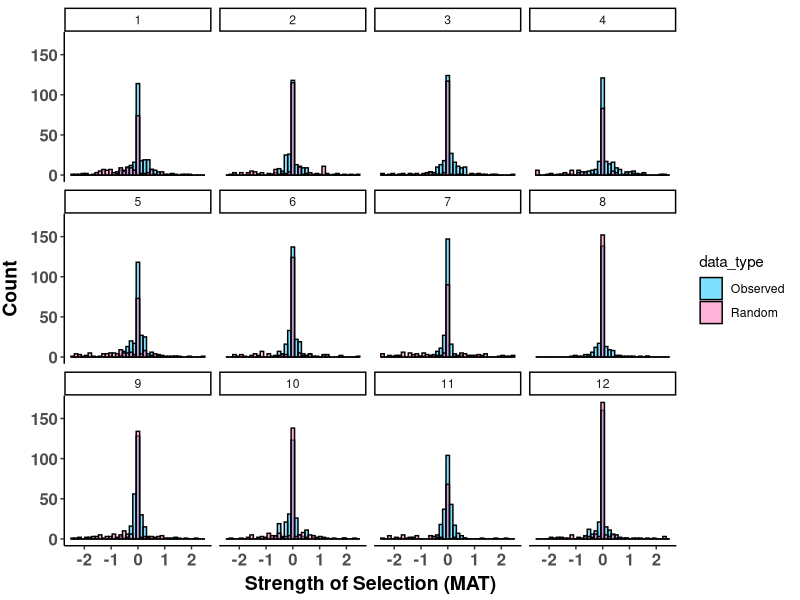
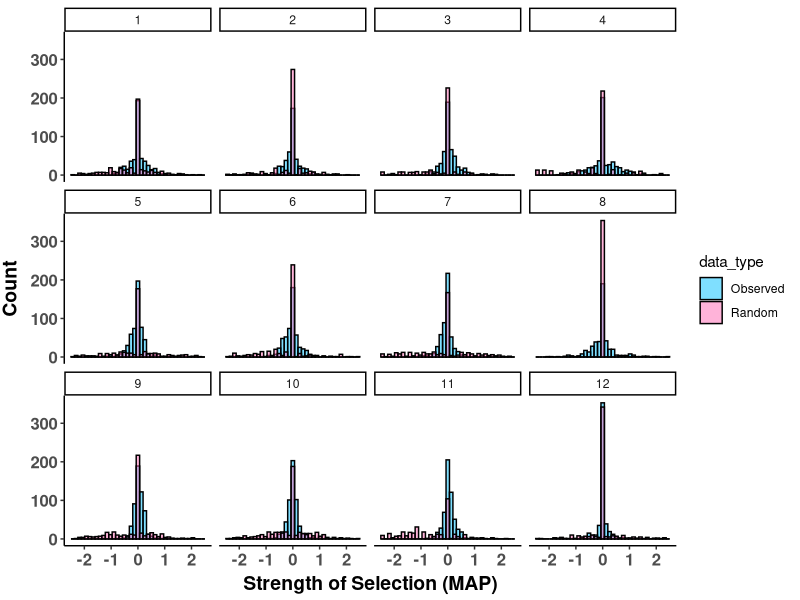
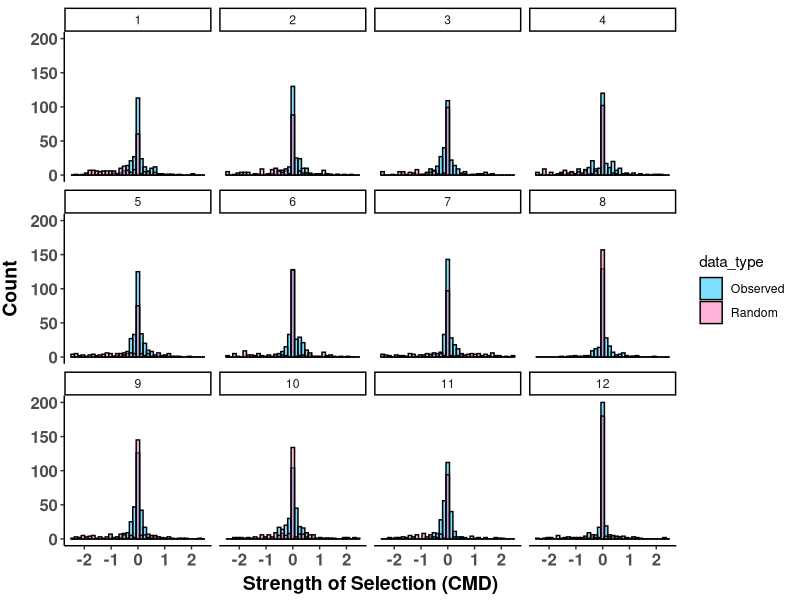
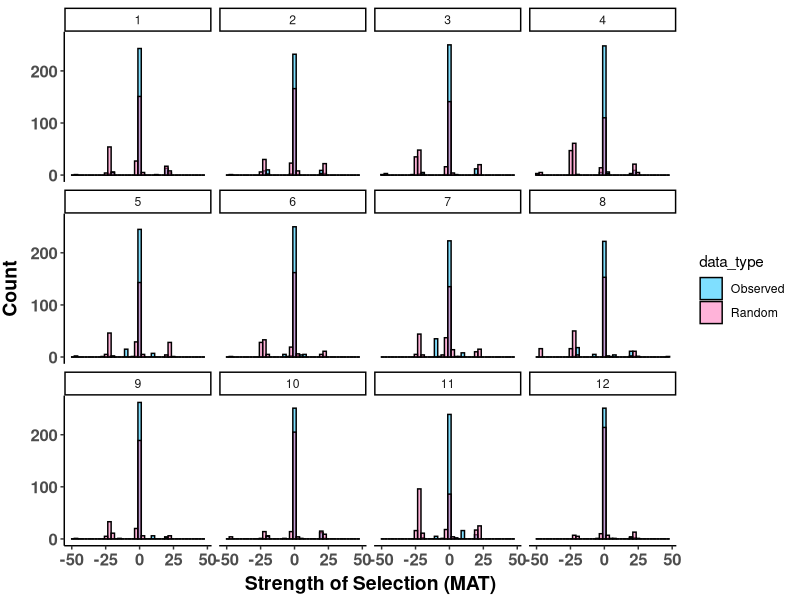
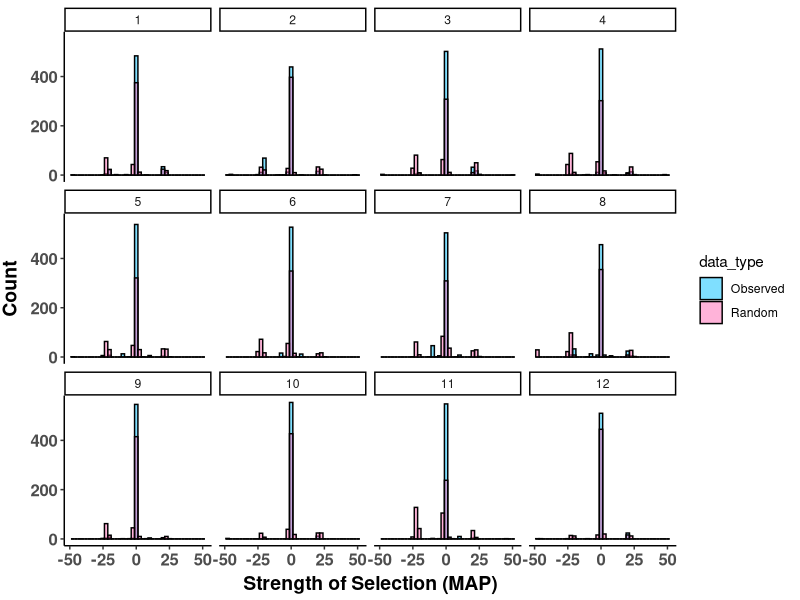
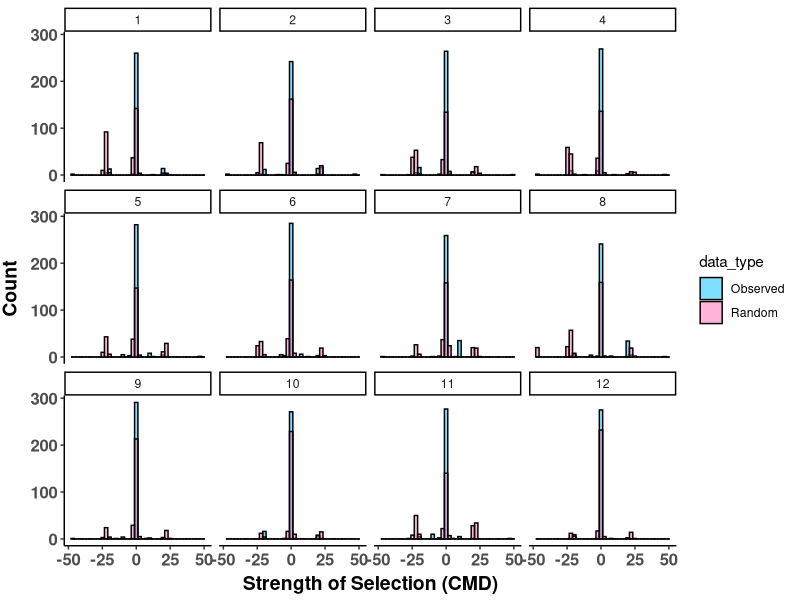
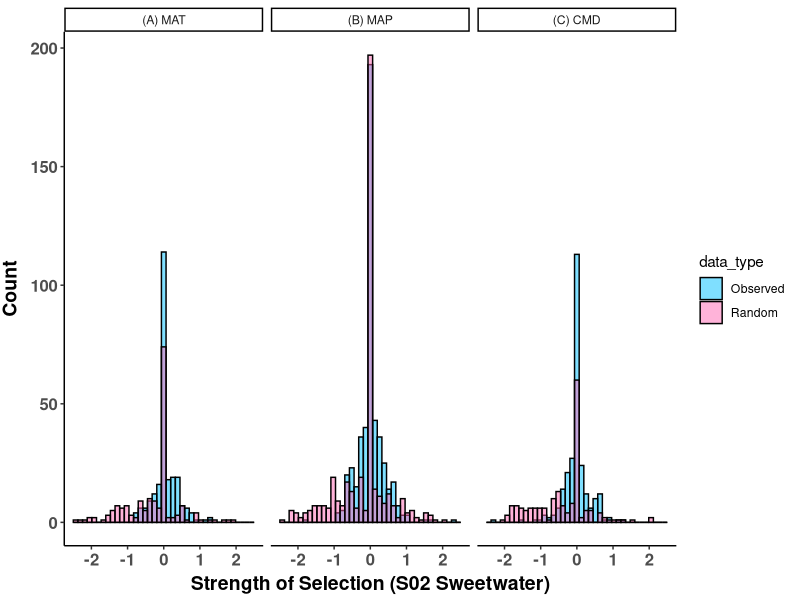
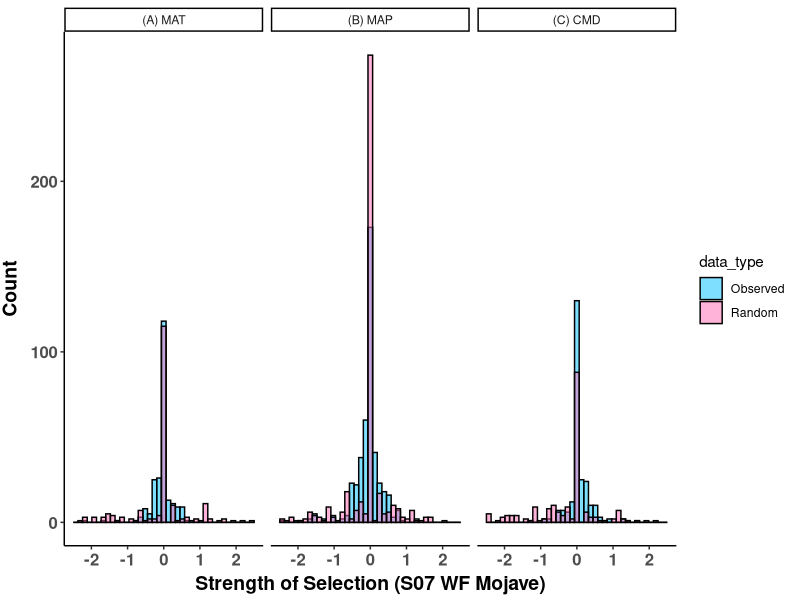

Reproduce these figures in R, in order. (Note: this script raises an error after producing the figures.)
##################################################################################
## Make SNP slopes histograms
## Author Daniel Anstett
## 
## Currently done just for ENV 1,2 and 5 (MAT, MAP and CMD)
## Last Modified Nov 16, 2021
###################################################################################


###################################################################################
#Import libraries
library(tidyverse)

snp1A_slope <- read_csv("Genomics_scripts/Data/freq_MAT_slope.csv")
snp2A_slope <- read_csv("Genomics_scripts/Data/freq_MAP_slope.csv")
snp5A_slope <- read_csv("Genomics_scripts/Data/freq_CMD_slope.csv")

snp1A_rslope <- read_csv("Genomics_scripts/Data/rand_slope_mat.csv")
snp2A_rslope <- read_csv("Genomics_scripts/Data/rand_slope_map.csv")
snp5A_rslope <- read_csv("Genomics_scripts/Data/rand_slope_cmd.csv")

###################################################################################
#Add Dummy Variable for data type
snp1A_slope <- snp1A_slope %>% mutate(data_type="Observed")
snp2A_slope <- snp2A_slope %>% mutate(data_type="Observed")
snp5A_slope <- snp5A_slope %>% mutate(data_type="Observed")

snp1A_rslope <- snp1A_rslope %>% mutate(data_type="Random")
snp2A_rslope <- snp2A_rslope %>% mutate(data_type="Random")
snp5A_rslope <- snp5A_rslope %>% mutate(data_type="Random")

#Make combined datasets
snp1A_all <- rbind(snp1A_slope,snp1A_rslope)
snp2A_all <- rbind(snp2A_slope,snp2A_rslope)
snp5A_all <- rbind(snp5A_slope,snp5A_rslope)


###################################################################################
## All population trim 2 graphs
###################################################################################

#snp1A 
snp1A_hist <- ggplot(snp1A_all,aes(x=Slope,fill=data_type))+
  geom_histogram(position="identity",bins=40,color="black",alpha=0.5)+
  scale_fill_manual(values = c("Observed"="deepskyblue","Random"="hotpink"))+
  scale_y_continuous(name="Count")+
  scale_x_continuous(name="Strength of Selection (MAT)",limits=c(-2.5,2.5))+
  theme_classic()
snp1A_hist <- snp1A_hist  + theme(
  axis.text.x = element_text(size=12, face="bold"),
  axis.text.y = element_text(size=12,face="bold"),
  axis.title.x = element_text(color="black", size=14, vjust = 0.5, face="bold"),
  axis.title.y = element_text(color="black", size=14,vjust = 2, face="bold",hjust=0.5))
snp1A_hist <- snp1A_hist + facet_wrap(.~Site)
snp1A_hist
ggsave("Graphs_overlap/trim_MAT_overlap.pdf",width=10, height = 7.5, units = "in")

#snp2A 
snp2A_hist <- ggplot(snp2A_all,aes(x=Slope,fill=data_type))+
  geom_histogram(position="identity",bins=40,color="black",alpha=0.5)+
  scale_fill_manual(values = c("Observed"="deepskyblue","Random"="hotpink"))+
  scale_y_continuous(name="Count")+
  scale_x_continuous(name="Strength of Selection (MAP)",limits=c(-2.5,2.5))+
  theme_classic()
snp2A_hist <- snp2A_hist  + theme(
  axis.text.x = element_text(size=12, face="bold"),
  axis.text.y = element_text(size=12,face="bold"),
  axis.title.x = element_text(color="black", size=14, vjust = 0.5, face="bold"),
  axis.title.y = element_text(color="black", size=14,vjust = 2, face="bold",hjust=0.5))
snp2A_hist <- snp2A_hist + facet_wrap(.~Site)
snp2A_hist
ggsave("Graphs_overlap/trim_MAP_overlap.pdf",width=10, height = 7.5, units = "in")


#snp5A 
snp5A_hist <- ggplot(snp5A_all,aes(x=Slope,fill=data_type))+
  geom_histogram(position="identity",bins=40,color="black",alpha=0.5)+
  scale_fill_manual(values = c("Observed"="deepskyblue","Random"="hotpink"))+
  scale_y_continuous(name="Count")+
  scale_x_continuous(name="Strength of Selection (CMD)",limits=c(-2.5,2.5))+
  theme_classic()
snp5A_hist <- snp5A_hist  + theme(
  axis.text.x = element_text(size=12, face="bold"),
  axis.text.y = element_text(size=12,face="bold"),
  axis.title.x = element_text(color="black", size=14, vjust = 0.5, face="bold"),
  axis.title.y = element_text(color="black", size=14,vjust = 2, face="bold",hjust=0.5))
snp5A_hist <- snp5A_hist + facet_wrap(.~Site)
snp5A_hist
ggsave("Graphs_overlap/trim_CMD_overlap.pdf",width=10, height = 7.5, units = "in")

###################################################################################
## All population full graphs
###################################################################################

#snp1A 
snp1A_hist <- ggplot(snp1A_all,aes(x=Slope,fill=data_type))+
  geom_histogram(position="identity",bins=40,color="black",alpha=0.5)+
  scale_fill_manual(values = c("Observed"="deepskyblue","Random"="hotpink"))+
  scale_y_continuous(name="Count")+
  scale_x_continuous(name="Strength of Selection (MAT)")+
  theme_classic()
snp1A_hist <- snp1A_hist  + theme(
  axis.text.x = element_text(size=12, face="bold"),
  axis.text.y = element_text(size=12,face="bold"),
  axis.title.x = element_text(color="black", size=14, vjust = 0.5, face="bold"),
  axis.title.y = element_text(color="black", size=14,vjust = 2, face="bold",hjust=0.5))
snp1A_hist <- snp1A_hist + facet_wrap(.~Site)
snp1A_hist
ggsave("Graphs_overlap/full_MAT_overlap.pdf",width=10, height = 7.5, units = "in")

#snp2A 
snp2A_hist <- ggplot(snp2A_all,aes(x=Slope,fill=data_type))+
  geom_histogram(position="identity",bins=40,color="black",alpha=0.5)+
  scale_fill_manual(values = c("Observed"="deepskyblue","Random"="hotpink"))+
  scale_y_continuous(name="Count")+
  scale_x_continuous(name="Strength of Selection (MAP)")+
  theme_classic()
snp2A_hist <- snp2A_hist  + theme(
  axis.text.x = element_text(size=12, face="bold"),
  axis.text.y = element_text(size=12,face="bold"),
  axis.title.x = element_text(color="black", size=14, vjust = 0.5, face="bold"),
  axis.title.y = element_text(color="black", size=14,vjust = 2, face="bold",hjust=0.5))
snp2A_hist <- snp2A_hist + facet_wrap(.~Site)
snp2A_hist
ggsave("Graphs_overlap/full_MAP_overlap.pdf",width=10, height = 7.5, units = "in")


#snp5A 
snp5A_hist <- ggplot(snp5A_all,aes(x=Slope,fill=data_type))+
  geom_histogram(position="identity",bins=40,color="black",alpha=0.5)+
  scale_fill_manual(values = c("Observed"="deepskyblue","Random"="hotpink"))+
  scale_y_continuous(name="Count")+
  scale_x_continuous(name="Strength of Selection (CMD)")+
  #,limits=c(-0.01,0.5))+
  theme_classic()
snp5A_hist <- snp5A_hist  + theme(
  axis.text.x = element_text(size=12, face="bold"),
  axis.text.y = element_text(size=12,face="bold"),
  axis.title.x = element_text(color="black", size=14, vjust = 0.5, face="bold"),
  axis.title.y = element_text(color="black", size=14,vjust = 2, face="bold",hjust=0.5))
snp5A_hist <- snp5A_hist + facet_wrap(.~Site)
snp5A_hist
ggsave("Graphs_overlap/full_CMD_overlap.pdf",width=10, height = 7.5, units = "in")



###################################################################################
## Per population trim 2 graphs
###################################################################################
#Pop 1
snp1A6 <- snp1A_all %>% filter(Site==1) %>% mutate(climate="(A) MAT")
snp2A6 <- snp2A_all %>% filter(Site==1) %>% mutate(climate="(B) MAP")
snp5A6 <- snp5A_all %>% filter(Site==1) %>% mutate(climate="(C) CMD")
snpA6_all <- rbind(snp1A6,snp2A6,snp5A6)

#graph
snp1A_hist <- ggplot(snpA6_all,aes(x=Slope,fill=data_type))+
  geom_histogram(position="identity",bins=40,color="black",alpha=0.5)+
  scale_fill_manual(values = c("Observed"="deepskyblue","Random"="hotpink"))+
  scale_y_continuous(name="Count")+
  scale_x_continuous(name="Strength of Selection (S02 Sweetwater)",limits = c(-2.5,2.5))+
  theme_classic()
snp1A_hist <- snp1A_hist  + theme(
  axis.text.x = element_text(size=12, face="bold"),
  axis.text.y = element_text(size=12,face="bold"),
  axis.title.x = element_text(color="black", size=14, vjust = 0.5, face="bold"),
  axis.title.y = element_text(color="black", size=14,vjust = 2, face="bold",hjust=0.5))
snp1A_hist <- snp1A_hist + facet_wrap(.~climate)
snp1A_hist
ggsave("Graphs_overlap/Single_trim/trim_pop1_overlap.pdf",width=10, height = 5, units = "in")

#Pop 2
snp1A6 <- snp1A_all %>% filter(Site==2) %>% mutate(climate="(A) MAT")
snp2A6 <- snp2A_all %>% filter(Site==2) %>% mutate(climate="(B) MAP")
snp5A6 <- snp5A_all %>% filter(Site==2) %>% mutate(climate="(C) CMD")
snpA6_all <- rbind(snp1A6,snp2A6,snp5A6)

#graph
snp1A_hist <- ggplot(snpA6_all,aes(x=Slope,fill=data_type))+
  geom_histogram(position="identity",bins=40,color="black",alpha=0.5)+
  scale_fill_manual(values = c("Observed"="deepskyblue","Random"="hotpink"))+
  scale_y_continuous(name="Count")+
  scale_x_continuous(name="Strength of Selection (S07 WF Mojave)",limits = c(-2.5,2.5))+
  theme_classic()
snp1A_hist <- snp1A_hist  + theme(
  axis.text.x = element_text(size=12, face="bold"),
  axis.text.y = element_text(size=12,face="bold"),
  axis.title.x = element_text(color="black", size=14, vjust = 0.5, face="bold"),
  axis.title.y = element_text(color="black", size=14,vjust = 2, face="bold",hjust=0.5))
snp1A_hist <- snp1A_hist + facet_wrap(.~climate)
snp1A_hist
ggsave("Graphs_overlap/Single_trim/trim_pop2_overlap.pdf",width=10, height = 5, units = "in")


#Pop 3
snp1A6 <- snp1A_all %>% filter(Site==3) %>% mutate(climate="(A) MAT")
snp2A6 <- snp2A_all %>% filter(Site==3) %>% mutate(climate="(B) MAP")
snp5A6 <- snp5A_all %>% filter(Site==3) %>% mutate(climate="(C) CMD")
snpA6_all <- rbind(snp1A6,snp2A6,snp5A6)

#graph
snp1A_hist <- ggplot(snpA6_all,aes(x=Slope,fill=data_type))+
  geom_histogram(position="identity",bins=40,color="black",alpha=0.5)+
  scale_fill_manual(values = c("Observed"="deepskyblue","Random"="hotpink"))+
  scale_y_continuous(name="Count")+
  scale_x_continuous(name="Strength of Selection (S10 NFMF Tule)",limits = c(-2.5,2.5))+
  theme_classic()
snp1A_hist <- snp1A_hist  + theme(
  axis.text.x = element_text(size=12, face="bold"),
  axis.text.y = element_text(size=12,face="bold"),
  axis.title.x = element_text(color="black", size=14, vjust = 0.5, face="bold"),
  axis.title.y = element_text(color="black", size=14,vjust = 2, face="bold",hjust=0.5))
snp1A_hist <- snp1A_hist + facet_wrap(.~climate)
snp1A_hist
ggsave("Graphs_overlap/Single_trim/trim_pop3_overlap.pdf",width=10, height = 5, units = "in")


#Pop 4
snp1A6 <- snp1A_all %>% filter(Site==4) %>% mutate(climate="(A) MAT")
snp2A6 <- snp2A_all %>% filter(Site==4) %>% mutate(climate="(B) MAP")
snp5A6 <- snp5A_all %>% filter(Site==4) %>% mutate(climate="(C) CMD")
snpA6_all <- rbind(snp1A6,snp2A6,snp5A6)

#graph
snp1A_hist <- ggplot(snpA6_all,aes(x=Slope,fill=data_type))+
  geom_histogram(position="identity",bins=40,color="black",alpha=0.5)+
  scale_fill_manual(values = c("Observed"="deepskyblue","Random"="hotpink"))+
  scale_y_continuous(name="Count")+
  scale_x_continuous(name="Strength of Selection (S08 Readwoods)",limits = c(-2.5,2.5))+
  theme_classic()
snp1A_hist <- snp1A_hist  + theme(
  axis.text.x = element_text(size=12, face="bold"),
  axis.text.y = element_text(size=12,face="bold"),
  axis.title.x = element_text(color="black", size=14, vjust = 0.5, face="bold"),
  axis.title.y = element_text(color="black", size=14,vjust = 2, face="bold",hjust=0.5))
snp1A_hist <- snp1A_hist + facet_wrap(.~climate)
snp1A_hist
ggsave("Graphs_overlap/Single_trim/trim_pop4_overlap.pdf",width=10, height = 5, units = "in")


#Pop 5
snp1A6 <- snp1A_all %>% filter(Site==5) %>% mutate(climate="(A) MAT")
snp2A6 <- snp2A_all %>% filter(Site==5) %>% mutate(climate="(B) MAP")
snp5A6 <- snp5A_all %>% filter(Site==5) %>% mutate(climate="(C) CMD")
snpA6_all <- rbind(snp1A6,snp2A6,snp5A6)

#graph
snp1A_hist <- ggplot(snpA6_all,aes(x=Slope,fill=data_type))+
  geom_histogram(position="identity",bins=40,color="black",alpha=0.5)+
  scale_fill_manual(values = c("Observed"="deepskyblue","Random"="hotpink"))+
  scale_y_continuous(name="Count")+
  scale_x_continuous(name="Strength of Selection (S32 Wawona)",limits = c(-2.5,2.5))+
  theme_classic()
snp1A_hist <- snp1A_hist  + theme(
  axis.text.x = element_text(size=12, face="bold"),
  axis.text.y = element_text(size=12,face="bold"),
  axis.title.x = element_text(color="black", size=14, vjust = 0.5, face="bold"),
  axis.title.y = element_text(color="black", size=14,vjust = 2, face="bold",hjust=0.5))
snp1A_hist <- snp1A_hist + facet_wrap(.~climate)
snp1A_hist
ggsave("Graphs_overlap/Single_trim/trim_pop5_overlap.pdf",width=10, height = 5, units = "in")

#Pop 6
snp1A6 <- snp1A_all %>% filter(Site==6) %>% mutate(climate="(A) MAT")
snp2A6 <- snp2A_all %>% filter(Site==6) %>% mutate(climate="(B) MAP")
snp5A6 <- snp5A_all %>% filter(Site==6) %>% mutate(climate="(C) CMD")
snpA6_all <- rbind(snp1A6,snp2A6,snp5A6)

#graph
snp1A_hist <- ggplot(snpA6_all,aes(x=Slope,fill=data_type))+
  geom_histogram(position="identity",bins=40,color="black",alpha=0.5)+
  scale_fill_manual(values = c("Observed"="deepskyblue","Random"="hotpink"))+
  scale_y_continuous(name="Count")+
  scale_x_continuous(name="Strength of Selection (S29 Oregon Creek)",limits = c(-2.5,2.5))+
  theme_classic()
snp1A_hist <- snp1A_hist  + theme(
  axis.text.x = element_text(size=12, face="bold"),
  axis.text.y = element_text(size=12,face="bold"),
  axis.title.x = element_text(color="black", size=14, vjust = 0.5, face="bold"),
  axis.title.y = element_text(color="black", size=14,vjust = 2, face="bold",hjust=0.5))
snp1A_hist <- snp1A_hist + facet_wrap(.~climate)
snp1A_hist
ggsave("Graphs_overlap/Single_trim/trim_pop6_overlap.pdf",width=10, height = 5, units = "in")

#Pop 7
snp1A6 <- snp1A_all %>% filter(Site==7) %>% mutate(climate="(A) MAT")
snp2A6 <- snp2A_all %>% filter(Site==7) %>% mutate(climate="(B) MAP")
snp5A6 <- snp5A_all %>% filter(Site==7) %>% mutate(climate="(C) CMD")
snpA6_all <- rbind(snp1A6,snp2A6,snp5A6)

#graph
snp1A_hist <- ggplot(snpA6_all,aes(x=Slope,fill=data_type))+
  geom_histogram(position="identity",bins=40,color="black",alpha=0.5)+
  scale_fill_manual(values = c("Observed"="deepskyblue","Random"="hotpink"))+
  scale_y_continuous(name="Count")+
  scale_x_continuous(name="Strength of Selection (S18 Little Jamison)",limits = c(-2.5,2.5))+
  theme_classic()
snp1A_hist <- snp1A_hist  + theme(
  axis.text.x = element_text(size=12, face="bold"),
  axis.text.y = element_text(size=12,face="bold"),
  axis.title.x = element_text(color="black", size=14, vjust = 0.5, face="bold"),
  axis.title.y = element_text(color="black", size=14,vjust = 2, face="bold",hjust=0.5))
snp1A_hist <- snp1A_hist + facet_wrap(.~climate)
snp1A_hist
ggsave("Graphs_overlap/Single_trim/trim_pop7_overlap.pdf",width=10, height = 5, units = "in")

#Pop 8
snp1A6 <- snp1A_all %>% filter(Site==8) %>% mutate(climate="(A) MAT")
snp2A6 <- snp2A_all %>% filter(Site==8) %>% mutate(climate="(B) MAP")
snp5A6 <- snp5A_all %>% filter(Site==8) %>% mutate(climate="(C) CMD")
snpA6_all <- rbind(snp1A6,snp2A6,snp5A6)

#graph
snp1A_hist <- ggplot(snpA6_all,aes(x=Slope,fill=data_type))+
  geom_histogram(position="identity",bins=40,color="black",alpha=0.5)+
  scale_fill_manual(values = c("Observed"="deepskyblue","Random"="hotpink"))+
  scale_y_continuous(name="Count")+
  scale_x_continuous(name="Strength of Selection (S17 Deep Creek)",limits = c(-2.5,2.5))+
  theme_classic()
snp1A_hist <- snp1A_hist  + theme(
  axis.text.x = element_text(size=12, face="bold"),
  axis.text.y = element_text(size=12,face="bold"),
  axis.title.x = element_text(color="black", size=14, vjust = 0.5, face="bold"),
  axis.title.y = element_text(color="black", size=14,vjust = 2, face="bold",hjust=0.5))
snp1A_hist <- snp1A_hist + facet_wrap(.~climate)
snp1A_hist
ggsave("Graphs_overlap/Single_trim/trim_pop8_overlap.pdf",width=10, height = 5, units = "in")

#Pop 9
snp1A6 <- snp1A_all %>% filter(Site==9) %>% mutate(climate="(A) MAT")
snp2A6 <- snp2A_all %>% filter(Site==9) %>% mutate(climate="(B) MAP")
snp5A6 <- snp5A_all %>% filter(Site==9) %>% mutate(climate="(C) CMD")
snpA6_all <- rbind(snp1A6,snp2A6,snp5A6)

#graph
snp1A_hist <- ggplot(snpA6_all,aes(x=Slope,fill=data_type))+
  geom_histogram(position="identity",bins=40,color="black",alpha=0.5)+
  scale_fill_manual(values = c("Observed"="deepskyblue","Random"="hotpink"))+
  scale_y_continuous(name="Count")+
  scale_x_continuous(name="Strength of Selection (S16 O'Neil Creek)",limits = c(-2.5,2.5))+
  theme_classic()
snp1A_hist <- snp1A_hist  + theme(
  axis.text.x = element_text(size=12, face="bold"),
  axis.text.y = element_text(size=12,face="bold"),
  axis.title.x = element_text(color="black", size=14, vjust = 0.5, face="bold"),
  axis.title.y = element_text(color="black", size=14,vjust = 2, face="bold",hjust=0.5))
snp1A_hist <- snp1A_hist + facet_wrap(.~climate)
snp1A_hist
ggsave("Graphs_overlap/Single_trim/trim_pop9_overlap.pdf",width=10, height = 5, units = "in")


#Pop 10
snp1A6 <- snp1A_all %>% filter(Site==10) %>% mutate(climate="(A) MAT")
snp2A6 <- snp2A_all %>% filter(Site==10) %>% mutate(climate="(B) MAP")
snp5A6 <- snp5A_all %>% filter(Site==10) %>% mutate(climate="(C) CMD")
snpA6_all <- rbind(snp1A6,snp2A6,snp5A6)

#graph
snp1A_hist <- ggplot(snpA6_all,aes(x=Slope,fill=data_type))+
  geom_histogram(position="identity",bins=40,color="black",alpha=0.5)+
  scale_fill_manual(values = c("Observed"="deepskyblue","Random"="hotpink"))+
  scale_y_continuous(name="Count")+
  scale_x_continuous(name="Strength of Selection (S36 Deer Creek)",limits = c(-2.5,2.5))+
  theme_classic()
snp1A_hist <- snp1A_hist  + theme(
  axis.text.x = element_text(size=12, face="bold"),
  axis.text.y = element_text(size=12,face="bold"),
  axis.title.x = element_text(color="black", size=14, vjust = 0.5, face="bold"),
  axis.title.y = element_text(color="black", size=14,vjust = 2, face="bold",hjust=0.5))
snp1A_hist <- snp1A_hist + facet_wrap(.~climate)
snp1A_hist
ggsave("Graphs_overlap/Single_trim/trim_pop10_overlap.pdf",width=10, height = 5, units = "in")


#Pop 11
snp1A6 <- snp1A_all %>% filter(Site==11) %>% mutate(climate="(A) MAT")
snp2A6 <- snp2A_all %>% filter(Site==11) %>% mutate(climate="(B) MAP")
snp5A6 <- snp5A_all %>% filter(Site==11) %>% mutate(climate="(C) CMD")
snpA6_all <- rbind(snp1A6,snp2A6,snp5A6)

#graph
snp1A_hist <- ggplot(snpA6_all,aes(x=Slope,fill=data_type))+
  geom_histogram(position="identity",bins=40,color="black",alpha=0.5)+
  scale_fill_manual(values = c("Observed"="deepskyblue","Random"="hotpink"))+
  scale_y_continuous(name="Count")+
  scale_x_continuous(name="Strength of Selection (S15 Rock Creek)",limits = c(-2.5,2.5))+
  theme_classic()
snp1A_hist <- snp1A_hist  + theme(
  axis.text.x = element_text(size=12, face="bold"),
  axis.text.y = element_text(size=12,face="bold"),
  axis.title.x = element_text(color="black", size=14, vjust = 0.5, face="bold"),
  axis.title.y = element_text(color="black", size=14,vjust = 2, face="bold",hjust=0.5))
snp1A_hist <- snp1A_hist + facet_wrap(.~climate)
snp1A_hist
ggsave("Graphs_overlap/Single_trim/trim_pop11_overlap.pdf",width=10, height = 5, units = "in")

#Pop 12
snp1A6 <- snp1A_all %>% filter(Site==12) %>% mutate(climate="(A) MAT")
snp2A6 <- snp2A_all %>% filter(Site==12) %>% mutate(climate="(B) MAP")
snp5A6 <- snp5A_all %>% filter(Site==12) %>% mutate(climate="(C) CMD")
snpA6_all <- rbind(snp1A6,snp2A6,snp5A6)

#graph
snp1A_hist <- ggplot(snpA6_all,aes(x=Slope,fill=data_type))+
  geom_histogram(position="identity",bins=40,color="black",alpha=0.5)+
  scale_fill_manual(values = c("Observed"="deepskyblue","Random"="hotpink"))+
  scale_y_continuous(name="Count")+
  scale_x_continuous(name="Strength of Selection (S11 Mill Creek)",limits = c(-2.5,2.5))+
  theme_classic()
snp1A_hist <- snp1A_hist  + theme(
  axis.text.x = element_text(size=12, face="bold"),
  axis.text.y = element_text(size=12,face="bold"),
  axis.title.x = element_text(color="black", size=14, vjust = 0.5, face="bold"),
  axis.title.y = element_text(color="black", size=14,vjust = 2, face="bold",hjust=0.5))
snp1A_hist <- snp1A_hist + facet_wrap(.~climate)
snp1A_hist
ggsave("Graphs_overlap/Single_trim/trim_pop12_overlap.pdf",width=10, height = 5, units = "in")



###################################################################################
## Per population trim 1 graphs
###################################################################################
#Pop 1
snp1A6 <- snp1A_all %>% filter(Site==1) %>% mutate(climate="(A) MAT")
snp2A6 <- snp2A_all %>% filter(Site==1) %>% mutate(climate="(B) MAP")
snp5A6 <- snp5A_all %>% filter(Site==1) %>% mutate(climate="(C) CMD")
snpA6_all <- rbind(snp1A6,snp2A6,snp5A6)

#graph
snp1A_hist <- ggplot(snpA6_all,aes(x=Slope,fill=data_type))+
  geom_histogram(position="identity",bins=40,color="black",alpha=0.5)+
  scale_fill_manual(values = c("Observed"="deepskyblue","Random"="hotpink"))+
  scale_y_continuous(name="Count")+
  scale_x_continuous(name="Strength of Selection (S02 Sweetwater)",limits = c(-1,1))+
  theme_classic()
snp1A_hist <- snp1A_hist  + theme(
  axis.text.x = element_text(size=12, face="bold"),
  axis.text.y = element_text(size=12,face="bold"),
  axis.title.x = element_text(color="black", size=14, vjust = 0.5, face="bold"),
  axis.title.y = element_text(color="black", size=14,vjust = 2, face="bold",hjust=0.5))
snp1A_hist <- snp1A_hist + facet_wrap(.~climate)
snp1A_hist
ggsave("Graphs_overlap/Single_trim1/trim1_pop1_overlap.pdf",width=10, height = 5, units = "in")

#Pop 2
snp1A6 <- snp1A_all %>% filter(Site==2) %>% mutate(climate="(A) MAT")
snp2A6 <- snp2A_all %>% filter(Site==2) %>% mutate(climate="(B) MAP")
snp5A6 <- snp5A_all %>% filter(Site==2) %>% mutate(climate="(C) CMD")
snpA6_all <- rbind(snp1A6,snp2A6,snp5A6)

#graph
snp1A_hist <- ggplot(snpA6_all,aes(x=Slope,fill=data_type))+
  geom_histogram(position="identity",bins=40,color="black",alpha=0.5)+
  scale_fill_manual(values = c("Observed"="deepskyblue","Random"="hotpink"))+
  scale_y_continuous(name="Count")+
  scale_x_continuous(name="Strength of Selection (S07 WF Mojave)",limits = c(-1,1))+
  theme_classic()
snp1A_hist <- snp1A_hist  + theme(
  axis.text.x = element_text(size=12, face="bold"),
  axis.text.y = element_text(size=12,face="bold"),
  axis.title.x = element_text(color="black", size=14, vjust = 0.5, face="bold"),
  axis.title.y = element_text(color="black", size=14,vjust = 2, face="bold",hjust=0.5))
snp1A_hist <- snp1A_hist + facet_wrap(.~climate)
snp1A_hist
ggsave("Graphs_overlap/Single_trim1/trim1_pop2_overlap.pdf",width=10, height = 5, units = "in")


#Pop 3
snp1A6 <- snp1A_all %>% filter(Site==3) %>% mutate(climate="(A) MAT")
snp2A6 <- snp2A_all %>% filter(Site==3) %>% mutate(climate="(B) MAP")
snp5A6 <- snp5A_all %>% filter(Site==3) %>% mutate(climate="(C) CMD")
snpA6_all <- rbind(snp1A6,snp2A6,snp5A6)

#graph
snp1A_hist <- ggplot(snpA6_all,aes(x=Slope,fill=data_type))+
  geom_histogram(position="identity",bins=40,color="black",alpha=0.5)+
  scale_fill_manual(values = c("Observed"="deepskyblue","Random"="hotpink"))+
  scale_y_continuous(name="Count")+
  scale_x_continuous(name="Strength of Selection (S10 NFMF Tule)",limits = c(-1,1))+
  theme_classic()
snp1A_hist <- snp1A_hist  + theme(
  axis.text.x = element_text(size=12, face="bold"),
  axis.text.y = element_text(size=12,face="bold"),
  axis.title.x = element_text(color="black", size=14, vjust = 0.5, face="bold"),
  axis.title.y = element_text(color="black", size=14,vjust = 2, face="bold",hjust=0.5))
snp1A_hist <- snp1A_hist + facet_wrap(.~climate)
snp1A_hist
ggsave("Graphs_overlap/Single_trim1/trim1_pop3_overlap.pdf",width=10, height = 5, units = "in")


#Pop 4
snp1A6 <- snp1A_all %>% filter(Site==4) %>% mutate(climate="(A) MAT")
snp2A6 <- snp2A_all %>% filter(Site==4) %>% mutate(climate="(B) MAP")
snp5A6 <- snp5A_all %>% filter(Site==4) %>% mutate(climate="(C) CMD")
snpA6_all <- rbind(snp1A6,snp2A6,snp5A6)

#graph
snp1A_hist <- ggplot(snpA6_all,aes(x=Slope,fill=data_type))+
  geom_histogram(position="identity",bins=40,color="black",alpha=0.5)+
  scale_fill_manual(values = c("Observed"="deepskyblue","Random"="hotpink"))+
  scale_y_continuous(name="Count")+
  scale_x_continuous(name="Strength of Selection (S08 Readwoods)",limits = c(-1,1))+
  theme_classic()
snp1A_hist <- snp1A_hist  + theme(
  axis.text.x = element_text(size=12, face="bold"),
  axis.text.y = element_text(size=12,face="bold"),
  axis.title.x = element_text(color="black", size=14, vjust = 0.5, face="bold"),
  axis.title.y = element_text(color="black", size=14,vjust = 2, face="bold",hjust=0.5))
snp1A_hist <- snp1A_hist + facet_wrap(.~climate)
snp1A_hist
ggsave("Graphs_overlap/Single_trim1/trim1_pop4_overlap.pdf",width=10, height = 5, units = "in")


#Pop 5
snp1A6 <- snp1A_all %>% filter(Site==5) %>% mutate(climate="(A) MAT")
snp2A6 <- snp2A_all %>% filter(Site==5) %>% mutate(climate="(B) MAP")
snp5A6 <- snp5A_all %>% filter(Site==5) %>% mutate(climate="(C) CMD")
snpA6_all <- rbind(snp1A6,snp2A6,snp5A6)

#graph
snp1A_hist <- ggplot(snpA6_all,aes(x=Slope,fill=data_type))+
  geom_histogram(position="identity",bins=40,color="black",alpha=0.5)+
  scale_fill_manual(values = c("Observed"="deepskyblue","Random"="hotpink"))+
  scale_y_continuous(name="Count")+
  scale_x_continuous(name="Strength of Selection (S32 Wawona)",limits = c(-1,1))+
  theme_classic()
snp1A_hist <- snp1A_hist  + theme(
  axis.text.x = element_text(size=12, face="bold"),
  axis.text.y = element_text(size=12,face="bold"),
  axis.title.x = element_text(color="black", size=14, vjust = 0.5, face="bold"),
  axis.title.y = element_text(color="black", size=14,vjust = 2, face="bold",hjust=0.5))
snp1A_hist <- snp1A_hist + facet_wrap(.~climate)
snp1A_hist
ggsave("Graphs_overlap/Single_trim1/trim1_pop5_overlap.pdf",width=10, height = 5, units = "in")

#Pop 6
snp1A6 <- snp1A_all %>% filter(Site==6) %>% mutate(climate="(A) MAT")
snp2A6 <- snp2A_all %>% filter(Site==6) %>% mutate(climate="(B) MAP")
snp5A6 <- snp5A_all %>% filter(Site==6) %>% mutate(climate="(C) CMD")
snpA6_all <- rbind(snp1A6,snp2A6,snp5A6)

#graph
snp1A_hist <- ggplot(snpA6_all,aes(x=Slope,fill=data_type))+
  geom_histogram(position="identity",bins=40,color="black",alpha=0.5)+
  scale_fill_manual(values = c("Observed"="deepskyblue","Random"="hotpink"))+
  scale_y_continuous(name="Count")+
  scale_x_continuous(name="Strength of Selection (S29 Oregon Creek)",limits = c(-1,1))+
  theme_classic()
snp1A_hist <- snp1A_hist  + theme(
  axis.text.x = element_text(size=12, face="bold"),
  axis.text.y = element_text(size=12,face="bold"),
  axis.title.x = element_text(color="black", size=14, vjust = 0.5, face="bold"),
  axis.title.y = element_text(color="black", size=14,vjust = 2, face="bold",hjust=0.5))
snp1A_hist <- snp1A_hist + facet_wrap(.~climate)
snp1A_hist
ggsave("Graphs_overlap/Single_trim1/trim1_pop6_overlap.pdf",width=10, height = 5, units = "in")

#Pop 7
snp1A6 <- snp1A_all %>% filter(Site==7) %>% mutate(climate="(A) MAT")
snp2A6 <- snp2A_all %>% filter(Site==7) %>% mutate(climate="(B) MAP")
snp5A6 <- snp5A_all %>% filter(Site==7) %>% mutate(climate="(C) CMD")
snpA6_all <- rbind(snp1A6,snp2A6,snp5A6)

#graph
snp1A_hist <- ggplot(snpA6_all,aes(x=Slope,fill=data_type))+
  geom_histogram(position="identity",bins=40,color="black",alpha=0.5)+
  scale_fill_manual(values = c("Observed"="deepskyblue","Random"="hotpink"))+
  scale_y_continuous(name="Count")+
  scale_x_continuous(name="Strength of Selection (Little Jamison S18)",limits = c(-1,1))+
  theme_classic()
snp1A_hist <- snp1A_hist  + theme(
  axis.text.x = element_text(size=12, face="bold"),
  axis.text.y = element_text(size=12,face="bold"),
  axis.title.x = element_text(color="black", size=14, vjust = 0.5, face="bold"),
  axis.title.y = element_text(color="black", size=14,vjust = 2, face="bold",hjust=0.5))
snp1A_hist <- snp1A_hist + facet_wrap(.~climate)
snp1A_hist
ggsave("Graphs_overlap/Single_trim1/trim1_pop7_overlap.pdf",width=10, height = 5, units = "in")

#Pop 8
snp1A6 <- snp1A_all %>% filter(Site==8) %>% mutate(climate="(A) MAT")
snp2A6 <- snp2A_all %>% filter(Site==8) %>% mutate(climate="(B) MAP")
snp5A6 <- snp5A_all %>% filter(Site==8) %>% mutate(climate="(C) CMD")
snpA6_all <- rbind(snp1A6,snp2A6,snp5A6)

#graph
snp1A_hist <- ggplot(snpA6_all,aes(x=Slope,fill=data_type))+
  geom_histogram(position="identity",bins=40,color="black",alpha=0.5)+
  scale_fill_manual(values = c("Observed"="deepskyblue","Random"="hotpink"))+
  scale_y_continuous(name="Count")+
  scale_x_continuous(name="Strength of Selection (S17 Deep Creek)",limits = c(-1,1))+
  theme_classic()
snp1A_hist <- snp1A_hist  + theme(
  axis.text.x = element_text(size=12, face="bold"),
  axis.text.y = element_text(size=12,face="bold"),
  axis.title.x = element_text(color="black", size=14, vjust = 0.5, face="bold"),
  axis.title.y = element_text(color="black", size=14,vjust = 2, face="bold",hjust=0.5))
snp1A_hist <- snp1A_hist + facet_wrap(.~climate)
snp1A_hist
ggsave("Graphs_overlap/Single_trim1/trim1_pop8_overlap.pdf",width=10, height = 5, units = "in")

#Pop 9
snp1A6 <- snp1A_all %>% filter(Site==9) %>% mutate(climate="(A) MAT")
snp2A6 <- snp2A_all %>% filter(Site==9) %>% mutate(climate="(B) MAP")
snp5A6 <- snp5A_all %>% filter(Site==9) %>% mutate(climate="(C) CMD")
snpA6_all <- rbind(snp1A6,snp2A6,snp5A6)

#graph
snp1A_hist <- ggplot(snpA6_all,aes(x=Slope,fill=data_type))+
  geom_histogram(position="identity",bins=40,color="black",alpha=0.5)+
  scale_fill_manual(values = c("Observed"="deepskyblue","Random"="hotpink"))+
  scale_y_continuous(name="Count")+
  scale_x_continuous(name="Strength of Selection (S16 O'Neil Creek)",limits = c(-1,1))+
  theme_classic()
snp1A_hist <- snp1A_hist  + theme(
  axis.text.x = element_text(size=12, face="bold"),
  axis.text.y = element_text(size=12,face="bold"),
  axis.title.x = element_text(color="black", size=14, vjust = 0.5, face="bold"),
  axis.title.y = element_text(color="black", size=14,vjust = 2, face="bold",hjust=0.5))
snp1A_hist <- snp1A_hist + facet_wrap(.~climate)
snp1A_hist
ggsave("Graphs_overlap/Single_trim1/trim1_pop9_overlap.pdf",width=10, height = 5, units = "in")


#Pop 10
snp1A6 <- snp1A_all %>% filter(Site==10) %>% mutate(climate="(A) MAT")
snp2A6 <- snp2A_all %>% filter(Site==10) %>% mutate(climate="(B) MAP")
snp5A6 <- snp5A_all %>% filter(Site==10) %>% mutate(climate="(C) CMD")
snpA6_all <- rbind(snp1A6,snp2A6,snp5A6)

#graph
snp1A_hist <- ggplot(snpA6_all,aes(x=Slope,fill=data_type))+
  geom_histogram(position="identity",bins=40,color="black",alpha=0.5)+
  scale_fill_manual(values = c("Observed"="deepskyblue","Random"="hotpink"))+
  scale_y_continuous(name="Count")+
  scale_x_continuous(name="Strength of Selection (S36 Deer Creek)",limits = c(-1,1))+
  theme_classic()
snp1A_hist <- snp1A_hist  + theme(
  axis.text.x = element_text(size=12, face="bold"),
  axis.text.y = element_text(size=12,face="bold"),
  axis.title.x = element_text(color="black", size=14, vjust = 0.5, face="bold"),
  axis.title.y = element_text(color="black", size=14,vjust = 2, face="bold",hjust=0.5))
snp1A_hist <- snp1A_hist + facet_wrap(.~climate)
snp1A_hist
ggsave("Graphs_overlap/Single_trim1/trim1_pop10_overlap.pdf",width=10, height = 5, units = "in")


#Pop 11
snp1A6 <- snp1A_all %>% filter(Site==11) %>% mutate(climate="(A) MAT")
snp2A6 <- snp2A_all %>% filter(Site==11) %>% mutate(climate="(B) MAP")
snp5A6 <- snp5A_all %>% filter(Site==11) %>% mutate(climate="(C) CMD")
snpA6_all <- rbind(snp1A6,snp2A6,snp5A6)

#graph
snp1A_hist <- ggplot(snpA6_all,aes(x=Slope,fill=data_type))+
  geom_histogram(position="identity",bins=40,color="black",alpha=0.5)+
  scale_fill_manual(values = c("Observed"="deepskyblue","Random"="hotpink"))+
  scale_y_continuous(name="Count")+
  scale_x_continuous(name="Strength of Selection (S15 Rock Creek)",limits = c(-1,1))+
  theme_classic()
snp1A_hist <- snp1A_hist  + theme(
  axis.text.x = element_text(size=12, face="bold"),
  axis.text.y = element_text(size=12,face="bold"),
  axis.title.x = element_text(color="black", size=14, vjust = 0.5, face="bold"),
  axis.title.y = element_text(color="black", size=14,vjust = 2, face="bold",hjust=0.5))
snp1A_hist <- snp1A_hist + facet_wrap(.~climate)
snp1A_hist
ggsave("Graphs_overlap/Single_trim1/trim1_pop11_overlap.pdf",width=10, height = 5, units = "in")

#Pop 12
snp1A6 <- snp1A_all %>% filter(Site==12) %>% mutate(climate="(A) MAT")
snp2A6 <- snp2A_all %>% filter(Site==12) %>% mutate(climate="(B) MAP")
snp5A6 <- snp5A_all %>% filter(Site==12) %>% mutate(climate="(C) CMD")
snpA6_all <- rbind(snp1A6,snp2A6,snp5A6)

#graph
snp1A_hist <- ggplot(snpA6_all,aes(x=Slope,fill=data_type))+
  geom_histogram(position="identity",bins=40,color="black",alpha=0.5)+
  scale_fill_manual(values = c("Observed"="deepskyblue","Random"="hotpink"))+
  scale_y_continuous(name="Count")+
  scale_x_continuous(name="Strength of Selection (S11 Mill Creek)",limits = c(-1,1))+
  theme_classic()
snp1A_hist <- snp1A_hist  + theme(
  axis.text.x = element_text(size=12, face="bold"),
  axis.text.y = element_text(size=12,face="bold"),
  axis.title.x = element_text(color="black", size=14, vjust = 0.5, face="bold"),
  axis.title.y = element_text(color="black", size=14,vjust = 2, face="bold",hjust=0.5))
snp1A_hist <- snp1A_hist + facet_wrap(.~climate)
snp1A_hist
ggsave("Graphs_overlap/Single_trim1/trim1_pop12_overlap.pdf",width=10, height = 5, units = "in")




###################################################################################
## Per population full graphs
###################################################################################

#Pop 1
snp1A6 <- snp1A_all %>% filter(Site==1) %>% mutate(climate="(A) MAT")
snp2A6 <- snp2A_all %>% filter(Site==1) %>% mutate(climate="(B) MAP")
snp5A6 <- snp5A_all %>% filter(Site==1) %>% mutate(climate="(C) CMD")
snpA6_all <- rbind(snp1A6,snp2A6,snp5A6)

#graph
snp1A_hist <- ggplot(snpA6_all,aes(x=Slope,fill=data_type))+
  geom_histogram(position="identity",bins=40,color="black",alpha=0.5)+
  scale_fill_manual(values = c("Observed"="deepskyblue","Random"="hotpink"))+
  scale_y_continuous(name="Count")+
  scale_x_continuous(name="Strength of Selection")+
                     #,limits = c(-0.01,0.2))+
  theme_classic()
snp1A_hist <- snp1A_hist  + theme(
  axis.text.x = element_text(size=12, face="bold"),
  axis.text.y = element_text(size=12,face="bold"),
  axis.title.x = element_text(color="black", size=14, vjust = 0.5, face="bold"),
  axis.title.y = element_text(color="black", size=14,vjust = 2, face="bold",hjust=0.5))
snp1A_hist <- snp1A_hist + facet_wrap(.~climate)
snp1A_hist
ggsave("Graphs_overlap/Single/pop1_overlap.pdf",width=10, height = 5, units = "in")

#Pop 2
snp1A6 <- snp1A_all %>% filter(Site==2) %>% mutate(climate="(A) MAT")
snp2A6 <- snp2A_all %>% filter(Site==2) %>% mutate(climate="(B) MAP")
snp5A6 <- snp5A_all %>% filter(Site==2) %>% mutate(climate="(C) CMD")
snpA6_all <- rbind(snp1A6,snp2A6,snp5A6)

#graph
snp1A_hist <- ggplot(snpA6_all,aes(x=Slope,fill=data_type))+
  geom_histogram(position="identity",bins=40,color="black",alpha=0.5)+
  scale_fill_manual(values = c("Observed"="deepskyblue","Random"="hotpink"))+
  scale_y_continuous(name="Count")+
  scale_x_continuous(name="Strength of Selection")+
  #,limits = c(-0.01,0.2))+
  theme_classic()
snp1A_hist <- snp1A_hist  + theme(
  axis.text.x = element_text(size=12, face="bold"),
  axis.text.y = element_text(size=12,face="bold"),
  axis.title.x = element_text(color="black", size=14, vjust = 0.5, face="bold"),
  axis.title.y = element_text(color="black", size=14,vjust = 2, face="bold",hjust=0.5))
snp1A_hist <- snp1A_hist + facet_wrap(.~climate)
snp1A_hist
ggsave("Graphs_overlap/Single/pop2_overlap.pdf",width=10, height = 5, units = "in")


#Pop 3
snp1A6 <- snp1A_all %>% filter(Site==3) %>% mutate(climate="(A) MAT")
snp2A6 <- snp2A_all %>% filter(Site==3) %>% mutate(climate="(B) MAP")
snp5A6 <- snp5A_all %>% filter(Site==3) %>% mutate(climate="(C) CMD")
snpA6_all <- rbind(snp1A6,snp2A6,snp5A6)

#graph
snp1A_hist <- ggplot(snpA6_all,aes(x=Slope,fill=data_type))+
  geom_histogram(position="identity",bins=40,color="black",alpha=0.5)+
  scale_fill_manual(values = c("Observed"="deepskyblue","Random"="hotpink"))+
  scale_y_continuous(name="Count")+
  scale_x_continuous(name="Strength of Selection")+
  #,limits = c(-0.01,0.2))+
  theme_classic()
snp1A_hist <- snp1A_hist  + theme(
  axis.text.x = element_text(size=12, face="bold"),
  axis.text.y = element_text(size=12,face="bold"),
  axis.title.x = element_text(color="black", size=14, vjust = 0.5, face="bold"),
  axis.title.y = element_text(color="black", size=14,vjust = 2, face="bold",hjust=0.5))
snp1A_hist <- snp1A_hist + facet_wrap(.~climate)
snp1A_hist
ggsave("Graphs_overlap/Single/pop3_overlap.pdf",width=10, height = 5, units = "in")


#Pop 4
snp1A6 <- snp1A_all %>% filter(Site==4) %>% mutate(climate="(A) MAT")
snp2A6 <- snp2A_all %>% filter(Site==4) %>% mutate(climate="(B) MAP")
snp5A6 <- snp5A_all %>% filter(Site==4) %>% mutate(climate="(C) CMD")
snpA6_all <- rbind(snp1A6,snp2A6,snp5A6)

#graph
snp1A_hist <- ggplot(snpA6_all,aes(x=Slope,fill=data_type))+
  geom_histogram(position="identity",bins=40,color="black",alpha=0.5)+
  scale_fill_manual(values = c("Observed"="deepskyblue","Random"="hotpink"))+
  scale_y_continuous(name="Count")+
  scale_x_continuous(name="Strength of Selection")+
  #,limits = c(-0.01,0.2))+
  theme_classic()
snp1A_hist <- snp1A_hist  + theme(
  axis.text.x = element_text(size=12, face="bold"),
  axis.text.y = element_text(size=12,face="bold"),
  axis.title.x = element_text(color="black", size=14, vjust = 0.5, face="bold"),
  axis.title.y = element_text(color="black", size=14,vjust = 2, face="bold",hjust=0.5))
snp1A_hist <- snp1A_hist + facet_wrap(.~climate)
snp1A_hist
ggsave("Graphs_overlap/Single/pop4_overlap.pdf",width=10, height = 5, units = "in")


#Pop 5
snp1A6 <- snp1A_all %>% filter(Site==5) %>% mutate(climate="(A) MAT")
snp2A6 <- snp2A_all %>% filter(Site==5) %>% mutate(climate="(B) MAP")
snp5A6 <- snp5A_all %>% filter(Site==5) %>% mutate(climate="(C) CMD")
snpA6_all <- rbind(snp1A6,snp2A6,snp5A6)

#graph
snp1A_hist <- ggplot(snpA6_all,aes(x=Slope,fill=data_type))+
  geom_histogram(position="identity",bins=40,color="black",alpha=0.5)+
  scale_fill_manual(values = c("Observed"="deepskyblue","Random"="hotpink"))+
  scale_y_continuous(name="Count")+
  scale_x_continuous(name="Strength of Selection")+
  #,limits = c(-0.01,0.2))+
  theme_classic()
snp1A_hist <- snp1A_hist  + theme(
  axis.text.x = element_text(size=12, face="bold"),
  axis.text.y = element_text(size=12,face="bold"),
  axis.title.x = element_text(color="black", size=14, vjust = 0.5, face="bold"),
  axis.title.y = element_text(color="black", size=14,vjust = 2, face="bold",hjust=0.5))
snp1A_hist <- snp1A_hist + facet_wrap(.~climate)
snp1A_hist
ggsave("Graphs_overlap/Single/pop5_overlap.pdf",width=10, height = 5, units = "in")

#Pop 6
snp1A6 <- snp1A_all %>% filter(Site==6) %>% mutate(climate="(A) MAT")
snp2A6 <- snp2A_all %>% filter(Site==6) %>% mutate(climate="(B) MAP")
snp5A6 <- snp5A_all %>% filter(Site==6) %>% mutate(climate="(C) CMD")
snpA6_all <- rbind(snp1A6,snp2A6,snp5A6)

#graph
snp1A_hist <- ggplot(snpA6_all,aes(x=Slope,fill=data_type))+
  geom_histogram(position="identity",bins=40,color="black",alpha=0.5)+
  scale_fill_manual(values = c("Observed"="deepskyblue","Random"="hotpink"))+
  scale_y_continuous(name="Count")+
  scale_x_continuous(name="Strength of Selection")+
  #,limits = c(-0.01,0.2))+
  theme_classic()
snp1A_hist <- snp1A_hist  + theme(
  axis.text.x = element_text(size=12, face="bold"),
  axis.text.y = element_text(size=12,face="bold"),
  axis.title.x = element_text(color="black", size=14, vjust = 0.5, face="bold"),
  axis.title.y = element_text(color="black", size=14,vjust = 2, face="bold",hjust=0.5))
snp1A_hist <- snp1A_hist + facet_wrap(.~climate)
snp1A_hist
ggsave("Graphs_overlap/Single/pop6_overlap.pdf",width=10, height = 5, units = "in")

#Pop 7
snp1A6 <- snp1A_all %>% filter(Site==7) %>% mutate(climate="(A) MAT")
snp2A6 <- snp2A_all %>% filter(Site==7) %>% mutate(climate="(B) MAP")
snp5A6 <- snp5A_all %>% filter(Site==7) %>% mutate(climate="(C) CMD")
snpA6_all <- rbind(snp1A6,snp2A6,snp5A6)

#graph
snp1A_hist <- ggplot(snpA6_all,aes(x=Slope,fill=data_type))+
  geom_histogram(position="identity",bins=40,color="black",alpha=0.5)+
  scale_fill_manual(values = c("Observed"="deepskyblue","Random"="hotpink"))+
  scale_y_continuous(name="Count")+
  scale_x_continuous(name="Strength of Selection")+
  #,limits = c(-0.01,0.2))+
  theme_classic()
snp1A_hist <- snp1A_hist  + theme(
  axis.text.x = element_text(size=12, face="bold"),
  axis.text.y = element_text(size=12,face="bold"),
  axis.title.x = element_text(color="black", size=14, vjust = 0.5, face="bold"),
  axis.title.y = element_text(color="black", size=14,vjust = 2, face="bold",hjust=0.5))
snp1A_hist <- snp1A_hist + facet_wrap(.~climate)
snp1A_hist
ggsave("Graphs_overlap/Single/pop7_overlap.pdf",width=10, height = 5, units = "in")

#Pop 8
snp1A6 <- snp1A_all %>% filter(Site==8) %>% mutate(climate="(A) MAT")
snp2A6 <- snp2A_all %>% filter(Site==8) %>% mutate(climate="(B) MAP")
snp5A6 <- snp5A_all %>% filter(Site==8) %>% mutate(climate="(C) CMD")
snpA6_all <- rbind(snp1A6,snp2A6,snp5A6)

#graph
snp1A_hist <- ggplot(snpA6_all,aes(x=Slope,fill=data_type))+
  geom_histogram(position="identity",bins=40,color="black",alpha=0.5)+
  scale_fill_manual(values = c("Observed"="deepskyblue","Random"="hotpink"))+
  scale_y_continuous(name="Count")+
  scale_x_continuous(name="Strength of Selection")+
  #,limits = c(-0.01,0.2))+
  theme_classic()
snp1A_hist <- snp1A_hist  + theme(
  axis.text.x = element_text(size=12, face="bold"),
  axis.text.y = element_text(size=12,face="bold"),
  axis.title.x = element_text(color="black", size=14, vjust = 0.5, face="bold"),
  axis.title.y = element_text(color="black", size=14,vjust = 2, face="bold",hjust=0.5))
snp1A_hist <- snp1A_hist + facet_wrap(.~climate)
snp1A_hist
ggsave("Graphs_overlap/Single/pop8_overlap.pdf",width=10, height = 5, units = "in")

#Pop 9
snp1A6 <- snp1A_all %>% filter(Site==9) %>% mutate(climate="(A) MAT")
snp2A6 <- snp2A_all %>% filter(Site==9) %>% mutate(climate="(B) MAP")
snp5A6 <- snp5A_all %>% filter(Site==9) %>% mutate(climate="(C) CMD")
snpA6_all <- rbind(snp1A6,snp2A6,snp5A6)

#graph
snp1A_hist <- ggplot(snpA6_all,aes(x=Slope,fill=data_type))+
  geom_histogram(position="identity",bins=40,color="black",alpha=0.5)+
  scale_fill_manual(values = c("Observed"="deepskyblue","Random"="hotpink"))+
  scale_y_continuous(name="Count")+
  scale_x_continuous(name="Strength of Selection")+
  #,limits = c(-0.01,0.2))+
  theme_classic()
snp1A_hist <- snp1A_hist  + theme(
  axis.text.x = element_text(size=12, face="bold"),
  axis.text.y = element_text(size=12,face="bold"),
  axis.title.x = element_text(color="black", size=14, vjust = 0.5, face="bold"),
  axis.title.y = element_text(color="black", size=14,vjust = 2, face="bold",hjust=0.5))
snp1A_hist <- snp1A_hist + facet_wrap(.~climate)
snp1A_hist
ggsave("Graphs_overlap/Single/pop9_overlap.pdf",width=10, height = 5, units = "in")


#Pop 10
snp1A6 <- snp1A_all %>% filter(Site==10) %>% mutate(climate="(A) MAT")
snp2A6 <- snp2A_all %>% filter(Site==10) %>% mutate(climate="(B) MAP")
snp5A6 <- snp5A_all %>% filter(Site==10) %>% mutate(climate="(C) CMD")
snpA6_all <- rbind(snp1A6,snp2A6,snp5A6)

#graph
snp1A_hist <- ggplot(snpA6_all,aes(x=Slope,fill=data_type))+
  geom_histogram(position="identity",bins=40,color="black",alpha=0.5)+
  scale_fill_manual(values = c("Observed"="deepskyblue","Random"="hotpink"))+
  scale_y_continuous(name="Count")+
  scale_x_continuous(name="Strength of Selection")+
  #,limits = c(-0.01,0.2))+
  theme_classic()
snp1A_hist <- snp1A_hist  + theme(
  axis.text.x = element_text(size=12, face="bold"),
  axis.text.y = element_text(size=12,face="bold"),
  axis.title.x = element_text(color="black", size=14, vjust = 0.5, face="bold"),
  axis.title.y = element_text(color="black", size=14,vjust = 2, face="bold",hjust=0.5))
snp1A_hist <- snp1A_hist + facet_wrap(.~climate)
snp1A_hist
ggsave("Graphs_overlap/Single/pop10_overlap.pdf",width=10, height = 5, units = "in")


#Pop 11
snp1A6 <- snp1A_all %>% filter(Site==11) %>% mutate(climate="(A) MAT")
snp2A6 <- snp2A_all %>% filter(Site==11) %>% mutate(climate="(B) MAP")
snp5A6 <- snp5A_all %>% filter(Site==11) %>% mutate(climate="(C) CMD")
snpA6_all <- rbind(snp1A6,snp2A6,snp5A6)

#graph
snp1A_hist <- ggplot(snpA6_all,aes(x=Slope,fill=data_type))+
  geom_histogram(position="identity",bins=40,color="black",alpha=0.5)+
  scale_fill_manual(values = c("Observed"="deepskyblue","Random"="hotpink"))+
  scale_y_continuous(name="Count")+
  scale_x_continuous(name="Strength of Selection (S15 Rock Creek)")+
  #,limits = c(-0.01,0.2))+
  theme_classic()
snp1A_hist <- snp1A_hist  + theme(
  axis.text.x = element_text(size=12, face="bold"),
  axis.text.y = element_text(size=12,face="bold"),
  axis.title.x = element_text(color="black", size=14, vjust = 0.5, face="bold"),
  axis.title.y = element_text(color="black", size=14,vjust = 2, face="bold",hjust=0.5))
snp1A_hist <- snp1A_hist + facet_wrap(.~climate)
snp1A_hist
ggsave("Graphs_overlap/Single/pop11_overlap.pdf",width=10, height = 5, units = "in")

#Pop 12
snp1A6 <- snp1A_all %>% filter(Site==12) %>% mutate(climate="(A) MAT")
snp2A6 <- snp2A_all %>% filter(Site==12) %>% mutate(climate="(B) MAP")
snp5A6 <- snp5A_all %>% filter(Site==12) %>% mutate(climate="(C) CMD")
snpA6_all <- rbind(snp1A6,snp2A6,snp5A6)

#graph
snp1A_hist <- ggplot(snpA6_all,aes(x=Slope,fill=data_type))+
  geom_histogram(position="identity",bins=40,color="black",alpha=0.5)+
  scale_fill_manual(values = c("Observed"="deepskyblue","Random"="hotpink"))+
  scale_y_continuous(name="Count")+
  scale_x_continuous(name="Strength of Selection")+
  #,limits = c(-0.01,0.2))+
  theme_classic()
snp1A_hist <- snp1A_hist  + theme(
  axis.text.x = element_text(size=12, face="bold"),
  axis.text.y = element_text(size=12,face="bold"),
  axis.title.x = element_text(color="black", size=14, vjust = 0.5, face="bold"),
  axis.title.y = element_text(color="black", size=14,vjust = 2, face="bold",hjust=0.5))
snp1A_hist <- snp1A_hist + facet_wrap(.~climate)
snp1A_hist
ggsave("Graphs_overlap/Single/pop12_overlap.pdf",width=10, height = 5, units = "in")





###################################################################################
#Not as useful
###################################################################################
## Make Figure 5
snp5A1 <- snp5A_all %>% filter(Site==1) 
snp5A5 <- snp5A_all %>% filter(Site==5)
snp5A8 <- snp5A_all %>% filter(Site==8)
snp5A_158 <- rbind(snp5A1,snp5A5,snp5A8)

#Fig 5
snp5A_158_hist <- ggplot(snp5A_158,aes(x=Slope,fill=data_type))+
  geom_histogram(position="identity",bins=40,color="black",alpha=0.5)+
  scale_fill_manual(values = c("Observed"="deepskyblue","Random"="hotpink"))+
  scale_y_continuous(name="Count")+
  scale_x_continuous(name="Strength of Selection")+
#,limits = c(-0.01,0.2))+
  theme_classic()
snp5A_158_hist <- snp5A_158_hist  + theme(
  axis.text.x = element_text(size=12, face="bold"),
  axis.text.y = element_text(size=12,face="bold"),
  axis.title.x = element_text(color="black", size=14, vjust = 0.5, face="bold"),
  axis.title.y = element_text(color="black", size=14,vjust = 2, face="bold",hjust=0.5))
snp5A_158_hist <- snp5A_158_hist + facet_wrap(.~Site)
snp5A_158_hist
#ggsave("Graphs/snp5A_158.pdf",width=10, height = 5, units = "in")
 

###################################################################################
##Generate non overlaping histograms

#Generate snp1A histogram
snp1A_hist <- ggplot(snp1A_slope, aes(X=Slope))+
  geom_histogram(aes(Slope),bins=40,color="black", fill="skyblue")+
  scale_y_continuous(name="Count")+
  scale_x_continuous(name="Strength of Selection")+
  theme_classic()
snp1A_hist <- snp1A_hist  + theme(
  axis.text.x = element_text(size=12, face="bold"),
  axis.text.y = element_text(size=12,face="bold"),
  axis.title.x = element_text(color="black", size=14, vjust = 0.5, face="bold"),
  axis.title.y = element_text(color="black", size=14,vjust = 2, face="bold",hjust=0.5))
snp1A_hist <- snp1A_hist + facet_wrap(.~Site)
snp1A_hist
#ggsave("Graphs/snp1A_MAT.pdf",width=10, height = 7.5, units = "in")


#Generate snp2A histogram
snp2A_hist <- ggplot(snp2A_slope, aes(X=Slope))+
  geom_histogram(aes(Slope),bins=40,color="black", fill="skyblue")+
  scale_y_continuous(name="Count")+
  scale_x_continuous(name="Strength of Selection")+
  theme_classic()
snp2A_hist <- snp2A_hist  + theme(
  axis.text.x = element_text(size=12, face="bold"),
  axis.text.y = element_text(size=12,face="bold"),
  axis.title.x = element_text(color="black", size=14, vjust = 0.5, face="bold"),
  axis.title.y = element_text(color="black", size=14,vjust = 2, face="bold",hjust=0.5))
snp2A_hist <- snp2A_hist + facet_wrap(.~Site)
snp2A_hist
#ggsave("Graphs/snp2A_MAP.pdf",width=10, height = 7.5, units = "in")

#Generate snp5A histogram
snp5A_hist <- ggplot(snp5A_slope, aes(X=Slope))+
  geom_histogram(aes(Slope),bins=40,color="black", fill="skyblue")+
  scale_y_continuous(name="Count")+
  scale_x_continuous(name="Strength of Selection")+
  theme_classic()
snp5A_hist <- snp5A_hist  + theme(
  axis.text.x = element_text(size=12, face="bold"),
  axis.text.y = element_text(size=12,face="bold"),
  axis.title.x = element_text(color="black", size=14, vjust = 0.5, face="bold"),
  axis.title.y = element_text(color="black", size=14,vjust = 2, face="bold",hjust=0.5))
snp5A_hist <- snp5A_hist + facet_wrap(.~Site)
snp5A_hist
#ggsave("Graphs/snp5A_CMD.pdf",width=10, height = 7.5, units = "in")



###################################################################################
##Generate Random histograms

#Generate snp1A histogram
snp1A_rhist <- ggplot(snp1A_rslope, aes(X=Slope))+
  geom_histogram(aes(Slope),bins=40,color="black", fill="skyblue")+
  scale_y_continuous(name="Count")+
  scale_x_continuous(name="Strength of Selection")+
  theme_classic()
snp1A_rhist <- snp1A_rhist  + theme(
  axis.text.x = element_text(size=12, face="bold"),
  axis.text.y = element_text(size=12,face="bold"),
  axis.title.x = element_text(color="black", size=14, vjust = 0.5, face="bold"),
  axis.title.y = element_text(color="black", size=14,vjust = 2, face="bold",hjust=0.5))
snp1A_rhist <- snp1A_rhist + facet_wrap(.~Site)
snp1A_rhist
#ggsave("Graphs/snp1A_MAT_random.pdf",width=10, height = 7.5, units = "in")


#Generate snp2A histogram
snp2A_rhist <- ggplot(snp2A_rslope, aes(X=Slope))+
  geom_histogram(aes(Slope),bins=40,color="black", fill="skyblue")+
  scale_y_continuous(name="Count")+
  scale_x_continuous(name="Strength of Selection")+
  theme_classic()
snp2A_rhist <- snp2A_rhist  + theme(
  axis.text.x = element_text(size=12, face="bold"),
  axis.text.y = element_text(size=12,face="bold"),
  axis.title.x = element_text(color="black", size=14, vjust = 0.5, face="bold"),
  axis.title.y = element_text(color="black", size=14,vjust = 2, face="bold",hjust=0.5))
snp2A_rhist <- snp2A_rhist + facet_wrap(.~Site)
snp2A_rhist
#ggsave("Graphs/snp2A_MAP_random.pdf",width=10, height = 7.5, units = "in")

#Generate snp5A histogram
snp5A_rhist <- ggplot(snp5A_rslope, aes(X=Slope))+
  geom_histogram(aes(Slope),bins=40,color="black", fill="skyblue")+
  scale_y_continuous(name="Count")+
  scale_x_continuous(name="Strength of Selection")+
  theme_classic()
snp5A_rhist <- snp5A_rhist  + theme(
  axis.text.x = element_text(size=12, face="bold"),
  axis.text.y = element_text(size=12,face="bold"),
  axis.title.x = element_text(color="black", size=14, vjust = 0.5, face="bold"),
  axis.title.y = element_text(color="black", size=14,vjust = 2, face="bold",hjust=0.5))
snp5A_rhist <- snp5A_rhist + facet_wrap(.~Site)
snp5A_rhist
#ggsave("Graphs/snp5A_CMD_random.pdf",width=10, height = 7.5, units = "in")
